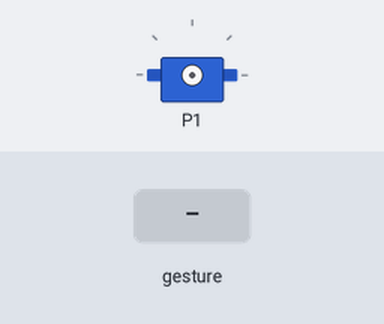
The program below on a simulated BBC micro:bit (MakeCode). On the bench: servo. The inputs (shaded band) are chosen by the test bench. Random numbers come from a fixed seed; a tilt is held for 1.5 s and a shake lasts 1 s, then the board lies face up again.

Above: at 1.2 s.
1.3 s: gesture 'shake'
3.0 s: sound turns loud
At 3.16 s:
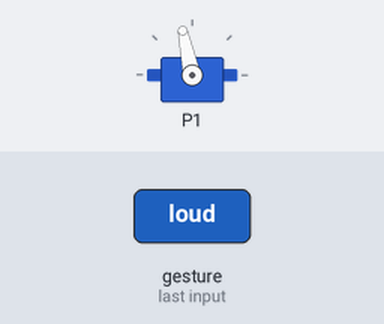
At 4.9 s:
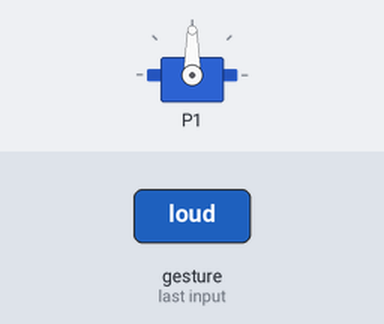
Timing chart, 0 to 6.4 s (numbered marks = the images above; inputs shaded):
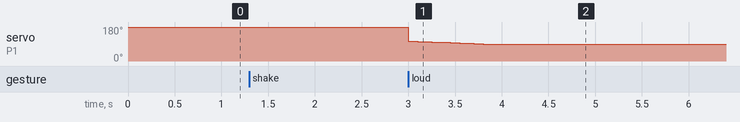

The program:

main.ts
```typescript
input.onSound(DetectedSound.Loud, function () {
    if (動き == 1) {
        動き = 0
        num = randint(0, 70)
        for (let カウンター = 0; カウンター <= num; カウンター++) {
            servos.P1.run(num - カウンター)
            basic.pause(50)
        }
    }
})
input.onGesture(Gesture.Shake, function () {
    servos.P1.run(100)
    動き = 1
})
let num = 0
let 動き = 0
動き = 0
basic.forever(function () {

})
```

test.ts
```typescript
// テストはここに来ます。このパッケージが拡張機能として使用されるときにはコンパイルされません。
```

Measured:
- after the input at 3.0 s, servo on P1: moves from 180° to 90° over 0.80 s, starting at once
